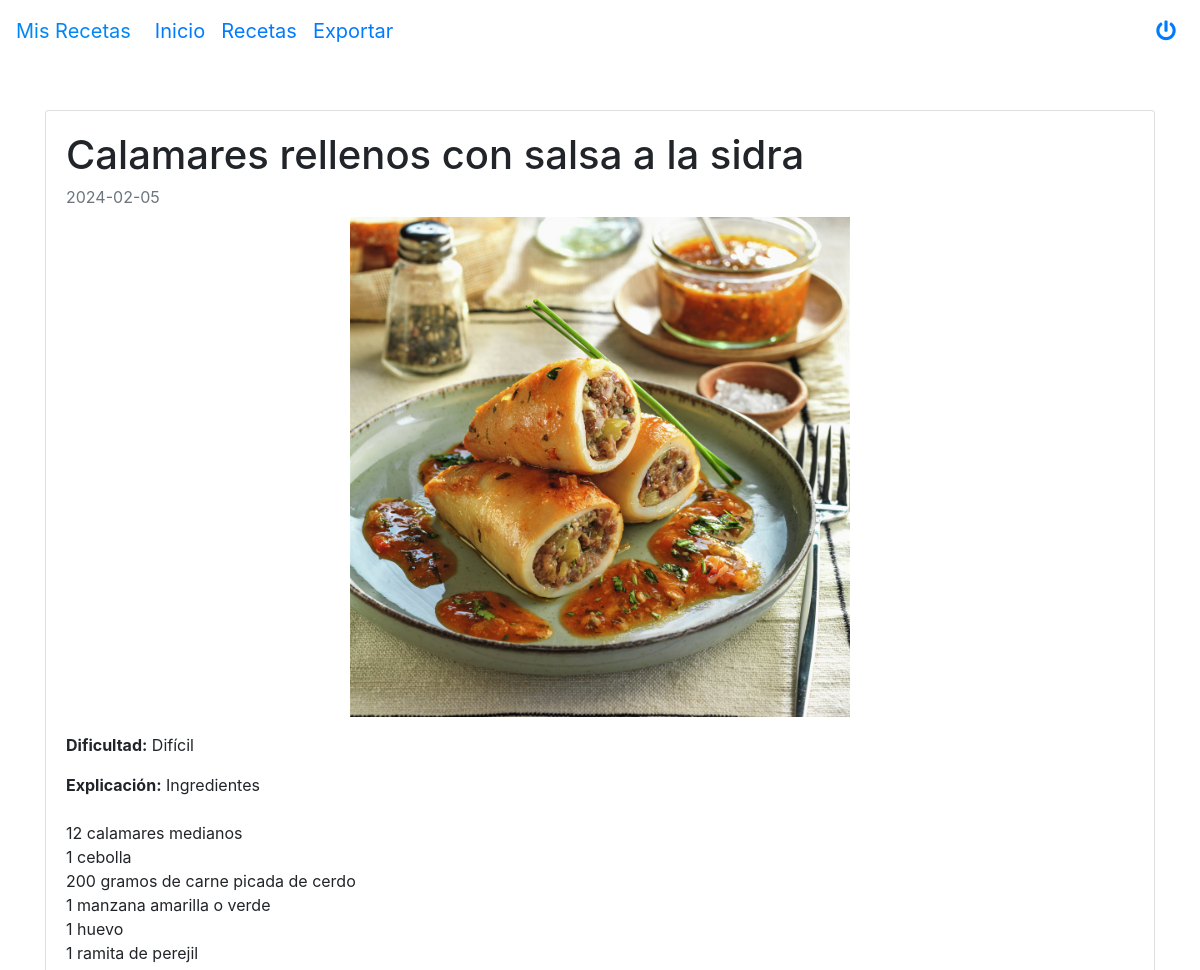
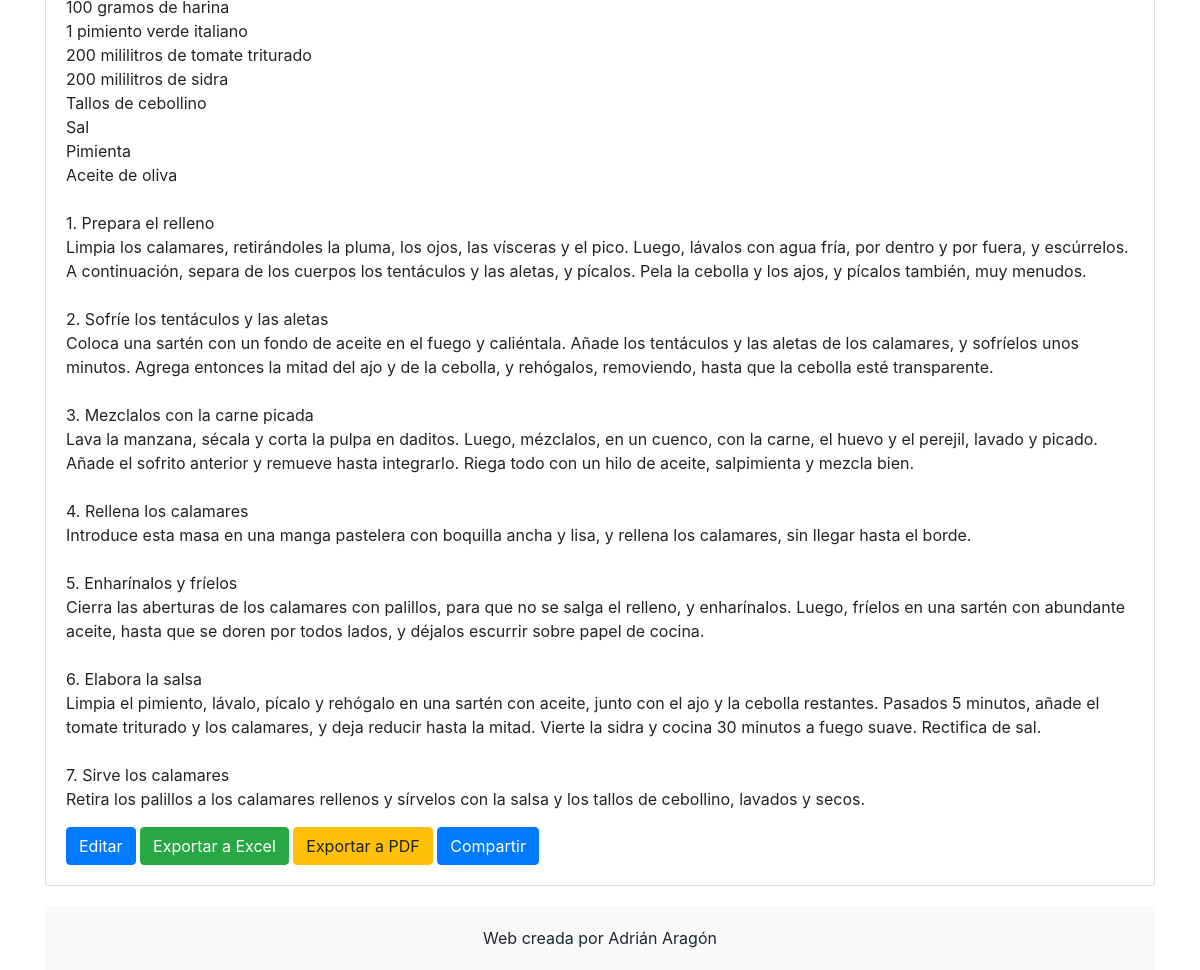
The app's page /views/recetas.php?id=4 (signed in) with its own data (2 pictures, top to bottom).
### tables this page shows
CREATE TABLE `recetas` (
    `id` int(11) NOT NULL AUTO_INCREMENT,
    `tipo` enum(
        'Plato principal',
        'Entrante',
        'Postre'
    ) NOT NULL,
    `nombre` varchar(255) NOT NULL,
    `fecha_creacion` date NOT NULL,
    `imagen` varchar(255) DEFAULT NULL,
    `dificultad` enum(
        'No se ha especificado la dificultad',
        'Muy fácil',
        'Fácil',
        'Normal',
        'Difícil',
        'Muy difícil'
    ) NOT NULL,
    `explicacion` text DEFAULT NULL,
    PRIMARY KEY (`id`)
);

### views/recetas.php (the view, shortened to what this page needs)
<?php include '../inc/header.php'; ?>
<div class="container mt-5">
    <?php
    $id = $_GET["id"];
    $host = "localhost";
    $db   = "misrecetas";
    $user = "root";
    $pass = "";
    $conn = new mysqli($host, $user, $pass, $db);
    $sql = "SELECT * FROM recetas WHERE id = ?";
    $stmt = $conn->prepare($sql);
    $stmt->bind_param("i", $id);
    $stmt->execute();
    $result = $stmt->get_result();
    $receta = $result->fetch_assoc();
    ?>
    <div class="card">
        <div class="card-body">
            <h1 class="card-title"><?php echo $receta["nombre"]; ?></h1>
            <p class="card-subtitle mb-2 text-muted"><?php echo $receta["fecha_creacion"]; ?></p>
            <div class="d-flex justify-content-center">
                <?php if (empty($receta["imagen"]) || $receta["imagen"] == "img/imagen_predeterminada.svg") : ?>
                    <img class="img-fluid" src="../img/imagen_predeterminada.svg" alt="Imagen de la receta" style="max-width: 500px;">
                <?php else : ?>
                    <img class="img-fluid" src="../uploads/<?php echo $receta["imagen"]; ?>" alt="Imagen de la receta" style="max-width: 500px;">
                <?php endif; ?>
            </div>
            <p class="card-text mt-3"><strong>Dificultad:</strong> <?php echo $receta["dificultad"]; ?></p>
            <p class="card-text"><strong>Explicación:</strong> <?php echo nl2br($receta["explicacion"]); ?></p>
            <a href="editar_receta.php?id=<?php echo $id; ?>" class="btn btn-primary">Editar</a>
            <a class="btn btn-success" href="exportarexcel.php?id=<?php echo $id; ?>" role="button">Exportar a Excel</a>
            <a class="btn btn-warning" href="exportarpdf.php?id=<?php echo $id; ?>" role="button">Exportar a PDF</a>
            <a href="mailto:?subject=Mira esta receta que he encontrado en www.misrecetas.com&body=Hola, mira esta receta que he encontrado en www.misrecetas.com %0D%0A%0D%0ANombre de la receta: <?php echo rawurlencode($receta['nombre']); ?>%0D%0ADificultad: <?php echo rawurlencode($receta['dificultad']); ?>%0D%0AExplicación: <?php echo rawurlencode(str_replace('<br />', "\n", nl2br($receta['explicacion']))); ?>%0D%0A%0D%0AHaz click aquí para entrar en nuestra página y registrarte. Podrás ver esta y muchas recetas más: http://localhost/recetas.php?id=<?php echo $id; ?>" class="btn btn-primary">Compartir</a>
        </div>
    </div>
    <?php include '../inc/footer.php'; ?>
    </body>
    </html>

### css/style.css (style rules this page uses)
.card { display: flex; flex-direction: column; }
.card-body { flex: 1 0 auto; }
body { background: url('../img/background.sv') no-repeat center center fixed; -webkit-background-size: cover; -moz-background-size: cover; -o-background-size: cover; background-size: cover; }

### records on screen
recetas: nombre "Calamares rellenos con salsa a la sidra", fecha_creacion "2024-02-05", imagen (picture), dificultad "Difícil", explicacion "Ingredientes 12 calamares medianos 1 cebolla 200 gramos de carne picada de cerdo 1 manzana amarilla o verde 1 huevo 1 ramita de perejil 100 gramos de harina 1 pimiento verde italiano 200 mililitros de tomate triturado 200 mililitros de sidra Tallos de cebollino Sal Pimienta Aceite de oliva 1. Prepara el relleno Limpia los calamares, retirándoles la pluma, los ojos, las vísceras y el pico. Luego, lávalos con agua fría, por dentro y por fuera, y escúrrelos. A continuación, separa de los cuerpos los tentáculos y las aletas, y pícalos. Pela la cebolla y los ajos, y pícalos también, muy menudos. 2. Sofríe los tentáculos y las aletas Coloca una sartén con un fondo de aceite en el fuego y…"
